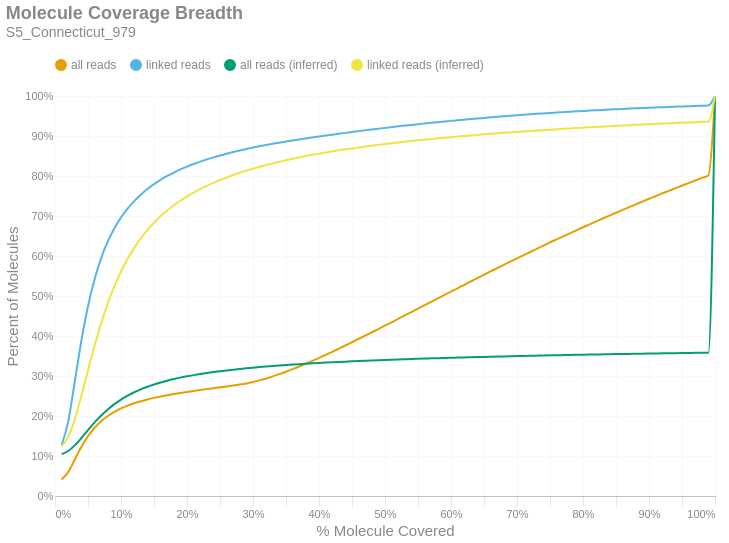

This figure's notebook cell:
### Markdown cell above
### Molecule Read Coverage
This chart shows molecule coverage breadth as computed by the number of bases aligned to that molecule. In other words, "*how much of each unique long molecule is actually sequenced/aligned?*" Keep in mind there is a distinction between sequences and alignments, since some sequences belonging to a particular molecule may not align well and wouldn't appear in the alignment data. This chart also shows molecule coverage breadth as computed by the *inferred fragment* from which the aligned sequences originate. Unlike read coverage, this calculation takes into account the total insert size, including unsequenced gaps between the forward and reverse reads. Like the previous figures, these are cumulative percents.

### Code cell
if SKIPLR:
    print_html(f"Skipped")
else:
    binned_df = consolidated_hist(valids['coverage_bp'], mask, 0.01, True)
    binned_df_inf = consolidated_hist(valids['coverage_inserts'], mask, 0.01, True)
    binned_df = binned_df.with_columns(pl.lit(binned_df_inf['all reads (cumsum)']).alias('all reads (inferred)'))
    binned_df = binned_df.with_columns(pl.lit(binned_df_inf['linked reads (cumsum)']).alias('linked reads (inferred)'))
    binned_df = binned_df.with_columns(
        (pl.col('bin').cast(pl.Float64) + 0.01).alias('right_edge')
    )

    with SafeRender(binned_df):
        (
            density_plot(binned_df, 'Molecule Coverage Breadth', samplename, 'molcov', ['all reads (inferred)','linked reads (inferred)'])
            .encode(
                #x=alt.X('bin:Q', title="% Molecule Covered").axis(format = '%').scale(padding=0),
                x=alt.X('right_edge:Q', title="% Molecule Covered").axis(format='%').scale(padding=0),
                y=alt.Y('value:Q', title='Percent of Molecules')
                    .axis(format='%')
                    .stack(False)
                    .scale(domainMin=0, padding=0),
                color=alt.Color("key:N").scale(domain = ["all reads", "linked reads", "all reads (inferred)", "linked reads (inferred)"]),
                tooltip = [
                    alt.Tooltip("key:N", title = "Data Type"),
                    alt.Tooltip("range_label:N", title="% Molecule Covered"),
                    alt.Tooltip("value:Q", format = ".2%", title="% Molecules")
                ]
            )
        ).display()

### Figure 1 — Vega-Lite specification as saved in the notebook (floating-point values rounded to 4 significant figures)
{"width": "container", "height": 400, "config": {"title": {"anchor": "start", "dy": -15, "fontSize": 18, "color": "#888888", "subtitleColor": "#888888", "subtitleFontSize": 14}, "arc": {"fill": "#0072B2"}, "axis": {"domainColor": "#888888", "domainWidth": 0.5, "gridWidth": 0.2, "grid": false, "titleFontWeight": 400, "titleFontSize": 15, "labelFontSize": 11, "labelColor": "#888888", "tickColor": "#888888", "tickWidth": 0.2, "titleColor": "#888888"}, "axisBand": {"grid": false}, "axisX": {"grid": true, "tickSize": 10, "domainCap": "round"}, "axisY": {"domain": false, "grid": true, "tickSize": 0, "domainCap": "round"}, "background": "transparent", "header": {"labelFontSize": 15, "labelColor": "#888888", "titleFontSize": 15, "titleFontWeight": 600, "titleColor": "#888888"}, "legend": {"labelFont": "sans-serif", "labelFontSize": 12, "labelColor": "#888888", "symbolSize": 100, "symbolType": "circle", "titleFontSize": 12, "titlePadding": 10, "titleColor": "#888888", "title": null, "orient": "top"}, "range": {"category": ["#E69F00", "#56B4E9", "#009E73", "#F0E442", "#0072B2", "#D55E00", "#CC79A7", "#000000"], "diverging": ["#cfe8f3", "#a2d4ec", "#73bfe2", "#46abdb", "#1696d2", "#12719e"]}, "area": {"fill": "#0072B2", "fillOpacity": 0.7, "line": true, "strokeOpacity": 0.7}, "line": {"color": "#0072B2", "stroke": "#0072B2", "strokeWidth": 2}, "trail": {"color": "#0072B2", "stroke": "#0072B2", "strokeWidth": 0, "size": 1}, "point": {"filled": true, "fillOpacity": 1.0, "size": 95}, "text": {"color": "#888888", "fontSize": 11, "align": "right", "fontWeight": 400, "size": 11}, "bar": {"fill": "#0072B2", "stroke": null}, "view": {"stroke": null, "continuousWidth": 660, "continuousHeight": 400}}, "data": {"name": "data-10ead8428408529310887fd28c2721ba"}, "mark": {"type": "line", "interpolate": "monotone", "point": {"opacity": 0, "size": 275}}, "encoding": {"color": {"field": "key", "scale": {"domain": ["all reads", "linked reads", "all reads (inferred)", "linked reads (inferred)"]}, "type": "nominal"}, "tooltip": [{"field": "key", "title": "Data Type", "type": "nominal"}, {"field": "range_label", "title": "% Molecule Covered", "type": "nominal"}, {"field": "value", "format": ".2%", "title": "% Molecules", "type": "quantitative"}], "x": {"axis": {"format": "%"}, "field": "right_edge", "scale": {"padding": 0}, "title": "% Molecule Covered", "type": "quantitative"}, "y": {"axis": {"format": "%"}, "field": "value", "scale": {"domainMin": 0, "padding": 0}, "stack": false, "title": "Percent of Molecules", "type": "quantitative"}}, "params": [{"name": "param_c36ac31b6afebe62", "select": {"type": "point", "fields": ["key"]}, "bind": "legend"}], "title": {"text": "Molecule Coverage Breadth", "subtitle": "S5_Connecticut_979"}, "transform": [{"fold": ["all reads (cumsum)", "linked reads (cumsum)", "all reads (inferred)", "linked reads (inferred)"]}, {"calculate": "replace(datum.key, ' (cumsum)', '')", "as": "key"}, {"filter": {"param": "param_c36ac31b6afebe62"}}], "usermeta": {"embedOptions": {"downloadFileName": "S5_Connecticut_979.molcov"}}, "$schema": "https://vega.github.io/schema/vega-lite/v6.1.0.json", "datasets": {"data-10ead8428408529310887fd28c2721ba": [{"bin": "0.0", "interval": "0.0-0.01", "all reads": 0.04117, "linked reads": 0.1274, "all reads (cumsum)": 0.04117, "linked reads (cumsum)": 0.1274, "range_label": "0.0-0.01", "all reads (inferred)": 0.1048, "linked reads (inferred)": 0.1242, "right_edge": 0.01}, {"bin": "0.01", "interval": "0.01-0.02", "all reads": 0.0186, "linked reads": 0.05843, "all reads (cumsum)": 0.05977, "linked reads (cumsum)": 0.1859, "range_label": "0.01-0.02", "all reads (inferred)": 0.1126, "linked reads (inferred)": 0.1479, "right_edge": 0.02}, {"bin": "0.02", "interval": "0.02-0.03", "all reads": 0.03143, "linked reads": 0.1005, "all reads (cumsum)": 0.09119, "linked reads (cumsum)": 0.2863, "range_label": "0.02-0.03", "all reads (inferred)": 0.1265, "linked reads (inferred)": 0.1916, "right_edge": 0.03}, {"bin": "0.03", "interval": "0.03-0.04", "all reads": 0.03177, "linked reads": 0.1021, "all reads (cumsum)": 0.123, "linked reads (cumsum)": 0.3884, "range_label": "0.03-0.04", "all reads (inferred)": 0.145, "linked reads (inferred)": 0.2507, "right_edge": 0.04}, {"bin": "0.04", "interval": "0.04-0.05", "all reads": 0.02669, "linked reads": 0.08591, "all reads (cumsum)": 0.1497, "linked reads (cumsum)": 0.4743, "range_label": "0.04-0.05", "all reads (inferred)": 0.1648, "linked reads (inferred)": 0.3144, "right_edge": 0.05}, {"bin": "0.05", "interval": "0.05-0.06", "all reads": 0.02102, "linked reads": 0.0676, "all reads (cumsum)": 0.1707, "linked reads (cumsum)": 0.5419, "range_label": "0.05-0.06", "all reads (inferred)": 0.1839, "linked reads (inferred)": 0.376, "right_edge": 0.06}, {"bin": "0.06", "interval": "0.06-0.07", "all reads": 0.01644, "linked reads": 0.05281, "all reads (cumsum)": 0.1871, "linked reads (cumsum)": 0.5947, "range_label": "0.06-0.07", "all reads (inferred)": 0.2012, "linked reads (inferred)": 0.4321, "right_edge": 0.07}, {"bin": "0.07", "interval": "0.07-0.08", "all reads": 0.01298, "linked reads": 0.04164, "all reads (cumsum)": 0.2001, "linked reads (cumsum)": 0.6364, "range_label": "0.07-0.08", "all reads (inferred)": 0.2165, "linked reads (inferred)": 0.4814, "right_edge": 0.08}, {"bin": "0.08", "interval": "0.08-0.09", "all reads": 0.01034, "linked reads": 0.03309, "all reads (cumsum)": 0.2104, "linked reads (cumsum)": 0.6694, "range_label": "0.08-0.09", "all reads (inferred)": 0.2298, "linked reads (inferred)": 0.5244, "right_edge": 0.09}, {"bin": "0.09", "interval": "0.09-0.1", "all reads": 0.008453, "linked reads": 0.02695, "all reads (cumsum)": 0.2189, "linked reads (cumsum)": 0.6964, "range_label": "0.09-0.1", "all reads (inferred)": 0.2411, "linked reads (inferred)": 0.5612, "right_edge": 0.1}, {"bin": "0.1", "interval": "0.1-0.11", "all reads": 0.007024, "linked reads": 0.02229, "all reads (cumsum)": 0.2259, "linked reads (cumsum)": 0.7187, "range_label": "0.1-0.11", "all reads (inferred)": 0.2509, "linked reads (inferred)": 0.5929, "right_edge": 0.11}, {"bin": "0.11", "interval": "0.11-0.12", "all reads": 0.005862, "linked reads": 0.01858, "all reads (cumsum)": 0.2318, "linked reads (cumsum)": 0.7373, "range_label": "0.11-0.12", "all reads (inferred)": 0.2594, "linked reads (inferred)": 0.6203, "right_edge": 0.12}, {"bin": "0.12", "interval": "0.12-0.13", "all reads": 0.005076, "linked reads": 0.01605, "all reads (cumsum)": 0.2368, "linked reads (cumsum)": 0.7533, "range_label": "0.12-0.13", "all reads (inferred)": 0.2668, "linked reads (inferred)": 0.6441, "right_edge": 0.13}, {"bin": "0.13", "interval": "0.13-0.14", "all reads": 0.004483, "linked reads": 0.01408, "all reads (cumsum)": 0.2413, "linked reads (cumsum)": 0.7674, "range_label": "0.13-0.14", "all reads (inferred)": 0.2731, "linked reads (inferred)": 0.6648, "right_edge": 0.14}, {"bin": "0.14", "interval": "0.14-0.15", "all reads": 0.003922, "linked reads": 0.01221, "all reads (cumsum)": 0.2453, "linked reads (cumsum)": 0.7796, "range_label": "0.14-0.15", "all reads (inferred)": 0.2788, "linked reads (inferred)": 0.6831, "right_edge": 0.15}, {"bin": "0.15", "interval": "0.15-0.16", "all reads": 0.003528, "linked reads": 0.01087, "all reads (cumsum)": 0.2488, "linked reads (cumsum)": 0.7905, "range_label": "0.15-0.16", "all reads (inferred)": 0.2839, "linked reads (inferred)": 0.6994, "right_edge": 0.16}, {"bin": "0.16", "interval": "0.16-0.17", "all reads": 0.00317, "linked reads": 0.009582, "all reads (cumsum)": 0.252, "linked reads (cumsum)": 0.8001, "range_label": "0.16-0.17", "all reads (inferred)": 0.2883, "linked reads (inferred)": 0.7138, "right_edge": 0.17}, {"bin": "0.17", "interval": "0.17-0.18", "all reads": 0.002927, "linked reads": 0.008622, "all reads (cumsum)": 0.2549, "linked reads (cumsum)": 0.8087, "range_label": "0.17-0.18", "all reads (inferred)": 0.2923, "linked reads (inferred)": 0.7267, "right_edge": 0.18}, {"bin": "0.18", "interval": "0.18-0.19", "all reads": 0.002709, "linked reads": 0.007712, "all reads (cumsum)": 0.2576, "linked reads (cumsum)": 0.8164, "range_label": "0.18-0.19", "all reads (inferred)": 0.2959, "linked reads (inferred)": 0.7383, "right_edge": 0.19}, {"bin": "0.19", "interval": "0.19-0.2", "all reads": 0.002601, "linked reads": 0.007182, "all reads (cumsum)": 0.2602, "linked reads (cumsum)": 0.8236, "range_label": "0.19-0.2", "all reads (inferred)": 0.2992, "linked reads (inferred)": 0.7489, "right_edge": 0.2}, {"bin": "0.2", "interval": "0.2-0.21", "all reads": 0.002443, "linked reads": 0.00648, "all reads (cumsum)": 0.2626, "linked reads (cumsum)": 0.8301, "range_label": "0.2-0.21", "all reads (inferred)": 0.3022, "linked reads (inferred)": 0.7585, "right_edge": 0.21}, {"bin": "0.21", "interval": "0.21-0.22", "all reads": 0.002362, "linked reads": 0.005964, "all reads (cumsum)": 0.265, "linked reads (cumsum)": 0.836, "range_label": "0.21-0.22", "all reads (inferred)": 0.3049, "linked reads (inferred)": 0.7673, "right_edge": 0.22}, {"bin": "0.22", "interval": "0.22-0.23", "all reads": 0.002273, "linked reads": 0.005487, "all reads (cumsum)": 0.2673, "linked reads (cumsum)": 0.8415, "range_label": "0.22-0.23", "all reads (inferred)": 0.3075, "linked reads (inferred)": 0.7754, "right_edge": 0.23}, {"bin": "0.23", "interval": "0.23-0.24", "all reads": 0.0022, "linked reads": 0.005096, "all reads (cumsum)": 0.2695, "linked reads (cumsum)": 0.8466, "range_label": "0.23-0.24", "all reads (inferred)": 0.3098, "linked reads (inferred)": 0.7829, "right_edge": 0.24}, {"bin": "0.24", "interval": "0.24-0.25", "all reads": 0.002182, "linked reads": 0.00477, "all reads (cumsum)": 0.2716, "linked reads (cumsum)": 0.8514, "range_label": "0.24-0.25", "all reads (inferred)": 0.312, "linked reads (inferred)": 0.7899, "right_edge": 0.25}, {"bin": "0.25", "interval": "0.25-0.26", "all reads": 0.002159, "linked reads": 0.004421, "all reads (cumsum)": 0.2738, "linked reads (cumsum)": 0.8558, "range_label": "0.25-0.26", "all reads (inferred)": 0.314, "linked reads (inferred)": 0.7963, "right_edge": 0.26}, {"bin": "0.26", "interval": "0.26-0.27", "all reads": 0.002211, "linked reads": 0.00416, "all reads (cumsum)": 0.276, "linked reads (cumsum)": 0.86, "range_label": "0.26-0.27", "all reads (inferred)": 0.3159, "linked reads (inferred)": 0.8024, "right_edge": 0.27}, {"bin": "0.27", "interval": "0.27-0.28", "all reads": 0.002466, "linked reads": 0.003978, "all reads (cumsum)": 0.2785, "linked reads (cumsum)": 0.8639, "range_label": "0.27-0.28", "all reads (inferred)": 0.3176, "linked reads (inferred)": 0.8082, "right_edge": 0.28}, {"bin": "0.28", "interval": "0.28-0.29", "all reads": 0.002922, "linked reads": 0.003674, "all reads (cumsum)": 0.2814, "linked reads (cumsum)": 0.8676, "range_label": "0.28-0.29", "all reads (inferred)": 0.3193, "linked reads (inferred)": 0.8134, "right_edge": 0.29}, {"bin": "0.29", "interval": "0.29-0.3", "all reads": 0.003589, "linked reads": 0.003474, "all reads (cumsum)": 0.285, "linked reads (cumsum)": 0.8711, "range_label": "0.29-0.3", "all reads (inferred)": 0.3208, "linked reads (inferred)": 0.8183, "right_edge": 0.3}, {"bin": "0.3", "interval": "0.3-0.31", "all reads": 0.004151, "linked reads": 0.003287, "all reads (cumsum)": 0.2891, "linked reads (cumsum)": 0.8744, "range_label": "0.3-0.31", "all reads (inferred)": 0.3223, "linked reads (inferred)": 0.823, "right_edge": 0.31}, {"bin": "0.31", "interval": "0.31-0.32", "all reads": 0.004718, "linked reads": 0.003055, "all reads (cumsum)": 0.2939, "linked reads (cumsum)": 0.8774, "range_label": "0.31-0.32", "all reads (inferred)": 0.3237, "linked reads (inferred)": 0.8274, "right_edge": 0.32}, {"bin": "0.32", "interval": "0.32-0.33", "all reads": 0.005244, "linked reads": 0.003014, "all reads (cumsum)": 0.2991, "linked reads (cumsum)": 0.8804, "range_label": "0.32-0.33", "all reads (inferred)": 0.325, "linked reads (inferred)": 0.8316, "right_edge": 0.33}, {"bin": "0.33", "interval": "0.33-0.34", "all reads": 0.005581, "linked reads": 0.002876, "all reads (cumsum)": 0.3047, "linked reads (cumsum)": 0.8833, "range_label": "0.33-0.34", "all reads (inferred)": 0.3262, "linked reads (inferred)": 0.8356, "right_edge": 0.34}, {"bin": "0.34", "interval": "0.34-0.35", "all reads": 0.006002, "linked reads": 0.002826, "all reads (cumsum)": 0.3107, "linked reads (cumsum)": 0.8861, "range_label": "0.34-0.35", "all reads (inferred)": 0.3274, "linked reads (inferred)": 0.8394, "right_edge": 0.35}, {"bin": "0.35", "interval": "0.35-0.36", "all reads": 0.006332, "linked reads": 0.00265, "all reads (cumsum)": 0.317, "linked reads (cumsum)": 0.8888, "range_label": "0.35-0.36", "all reads (inferred)": 0.3286, "linked reads (inferred)": 0.8431, "right_edge": 0.36}, {"bin": "0.36", "interval": "0.36-0.37", "all reads": 0.006683, "linked reads": 0.002606, "all reads (cumsum)": 0.3237, "linked reads (cumsum)": 0.8914, "range_label": "0.36-0.37", "all reads (inferred)": 0.3296, "linked reads (inferred)": 0.8465, "right_edge": 0.37}, {"bin": "0.37", "interval": "0.37-0.38", "all reads": 0.006992, "linked reads": 0.002601, "all reads (cumsum)": 0.3307, "linked reads (cumsum)": 0.894, "range_label": "0.37-0.38", "all reads (inferred)": 0.3307, "linked reads (inferred)": 0.8498, "right_edge": 0.38}, {"bin": "0.38", "interval": "0.38-0.39", "all reads": 0.007121, "linked reads": 0.002405, "all reads (cumsum)": 0.3378, "linked reads (cumsum)": 0.8964, "range_label": "0.38-0.39", "all reads (inferred)": 0.3316, "linked reads (inferred)": 0.8529, "right_edge": 0.39}, {"bin": "0.39", "interval": "0.39-0.4", "all reads": 0.007509, "linked reads": 0.002438, "all reads (cumsum)": 0.3453, "linked reads (cumsum)": 0.8988, "range_label": "0.39-0.4", "all reads (inferred)": 0.3326, "linked reads (inferred)": 0.8559, "right_edge": 0.4}, {"bin": "0.4", "interval": "0.4-0.41", "all reads": 0.007436, "linked reads": 0.0023, "all reads (cumsum)": 0.3528, "linked reads (cumsum)": 0.9011, "range_label": "0.4-0.41", "all reads (inferred)": 0.3335, "linked reads (inferred)": 0.8587, "right_edge": 0.41}, {"bin": "0.41", "interval": "0.41-0.42", "all reads": 0.007678, "linked reads": 0.002253, "all reads (cumsum)": 0.3604, "linked reads (cumsum)": 0.9034, "range_label": "0.41-0.42", "all reads (inferred)": 0.3343, "linked reads (inferred)": 0.8615, "right_edge": 0.42}, {"bin": "0.42", "interval": "0.42-0.43", "all reads": 0.007883, "linked reads": 0.002225, "all reads (cumsum)": 0.3683, "linked reads (cumsum)": 0.9056, "range_label": "0.42-0.43", "all reads (inferred)": 0.3351, "linked reads (inferred)": 0.8641, "right_edge": 0.43}, {"bin": "0.43", "interval": "0.43-0.44", "all reads": 0.007948, "linked reads": 0.002195, "all reads (cumsum)": 0.3763, "linked reads (cumsum)": 0.9078, "range_label": "0.43-0.44", "all reads (inferred)": 0.3359, "linked reads (inferred)": 0.8666, "right_edge": 0.44}, {"bin": "0.44", "interval": "0.44-0.45", "all reads": 0.008147, "linked reads": 0.002152, "all reads (cumsum)": 0.3844, "linked reads (cumsum)": 0.91, "range_label": "0.44-0.45", "all reads (inferred)": 0.3367, "linked reads (inferred)": 0.869, "right_edge": 0.45}, {"bin": "0.45", "interval": "0.45-0.46", "all reads": 0.008184, "linked reads": 0.0022, "all reads (cumsum)": 0.3926, "linked reads (cumsum)": 0.9122, "range_label": "0.45-0.46", "all reads (inferred)": 0.3374, "linked reads (inferred)": 0.8714, "right_edge": 0.46}, {"bin": "0.46", "interval": "0.46-0.47", "all reads": 0.008227, "linked reads": 0.002126, "all reads (cumsum)": 0.4008, "linked reads (cumsum)": 0.9143, "range_label": "0.46-0.47", "all reads (inferred)": 0.3381, "linked reads (inferred)": 0.8736, "right_edge": 0.47}, {"bin": "0.47", "interval": "0.47-0.48", "all reads": 0.008387, "linked reads": 0.002049, "all reads (cumsum)": 0.4092, "linked reads (cumsum)": 0.9163, "range_label": "0.47-0.48", "all reads (inferred)": 0.3388, "linked reads (inferred)": 0.8758, "right_edge": 0.48}, {"bin": "0.48", "interval": "0.48-0.49", "all reads": 0.008095, "linked reads": 0.001988, "all reads (cumsum)": 0.4173, "linked reads (cumsum)": 0.9183, "range_label": "0.48-0.49", "all reads (inferred)": 0.3395, "linked reads (inferred)": 0.8779, "right_edge": 0.49}, {"bin": "0.49", "interval": "0.49-0.5", "all reads": 0.009094, "linked reads": 0.001999, "all reads (cumsum)": 0.4264, "linked reads (cumsum)": 0.9203, "range_label": "0.49-0.5", "all reads (inferred)": 0.3401, "linked reads (inferred)": 0.8799, "right_edge": 0.5}, {"bin": "0.5", "interval": "0.5-0.51", "all reads": 0.007778, "linked reads": 0.001857, "all reads (cumsum)": 0.4342, "linked reads (cumsum)": 0.9222, "range_label": "0.5-0.51", "all reads (inferred)": 0.3407, "linked reads (inferred)": 0.8819, "right_edge": 0.51}, {"bin": "0.51", "interval": "0.51-0.52", "all reads": 0.008808, "linked reads": 0.001921, "all reads (cumsum)": 0.443, "linked reads (cumsum)": 0.9241, "range_label": "0.51-0.52", "all reads (inferred)": 0.3413, "linked reads (inferred)": 0.8838, "right_edge": 0.52}, {"bin": "0.52", "interval": "0.52-0.53", "all reads": 0.008383, "linked reads": 0.001853, "all reads (cumsum)": 0.4514, "linked reads (cumsum)": 0.926, "range_label": "0.52-0.53", "all reads (inferred)": 0.3419, "linked reads (inferred)": 0.8856, "right_edge": 0.53}, {"bin": "0.53", "interval": "0.53-0.54", "all reads": 0.008583, "linked reads": 0.00182, "all reads (cumsum)": 0.46, "linked reads (cumsum)": 0.9278, "range_label": "0.53-0.54", "all reads (inferred)": 0.3425, "linked reads (inferred)": 0.8874, "right_edge": 0.54}, {"bin": "0.54", "interval": "0.54-0.55", "all reads": 0.008417, "linked reads": 0.001715, "all reads (cumsum)": 0.4684, "linked reads (cumsum)": 0.9295, "range_label": "0.54-0.55", "all reads (inferred)": 0.343, "linked reads (inferred)": 0.8891, "right_edge": 0.55}, {"bin": "0.55", "interval": "0.55-0.56", "all reads": 0.008636, "linked reads": 0.001738, "all reads (cumsum)": 0.477, "linked reads (cumsum)": 0.9312, "range_label": "0.55-0.56", "all reads (inferred)": 0.3436, "linked reads (inferred)": 0.8908, "right_edge": 0.56}, {"bin": "0.56", "interval": "0.56-0.57", "all reads": 0.008544, "linked reads": 0.001706, "all reads (cumsum)": 0.4856, "linked reads (cumsum)": 0.9329, "range_label": "0.56-0.57", "all reads (inferred)": 0.3441, "linked reads (inferred)": 0.8925, "right_edge": 0.57}, {"bin": "0.57", "interval": "0.57-0.58", "all reads": 0.008395, "linked reads": 0.001644, "all reads (cumsum)": 0.4939, "linked reads (cumsum)": 0.9346, "range_label": "0.57-0.58", "all reads (inferred)": 0.3446, "linked reads (inferred)": 0.8941, "right_edge": 0.58}, {"bin": "0.58", "interval": "0.58-0.59", "all reads": 0.008539, "linked reads": 0.001637, "all reads (cumsum)": 0.5025, "linked reads (cumsum)": 0.9362, "range_label": "0.58-0.59", "all reads (inferred)": 0.3451, "linked reads (inferred)": 0.8956, "right_edge": 0.59}, {"bin": "0.59", "interval": "0.59-0.6", "all reads": 0.008611, "linked reads": 0.001602, "all reads (cumsum)": 0.5111, "linked reads (cumsum)": 0.9378, "range_label": "0.59-0.6", "all reads (inferred)": 0.3456, "linked reads (inferred)": 0.8971, "right_edge": 0.6}, {"bin": "0.6", "interval": "0.6-0.61", "all reads": 0.008202, "linked reads": 0.001523, "all reads (cumsum)": 0.5193, "linked reads (cumsum)": 0.9393, "range_label": "0.6-0.61", "all reads (inferred)": 0.346, "linked reads (inferred)": 0.8985, "right_edge": 0.61}, {"bin": "0.61", "interval": "0.61-0.62", "all reads": 0.008609, "linked reads": 0.001515, "all reads (cumsum)": 0.5279, "linked reads (cumsum)": 0.9409, "range_label": "0.61-0.62", "all reads (inferred)": 0.3465, "linked reads (inferred)": 0.9, "right_edge": 0.62}, {"bin": "0.62", "interval": "0.62-0.63", "all reads": 0.008373, "linked reads": 0.001424, "all reads (cumsum)": 0.5363, "linked reads (cumsum)": 0.9423, "range_label": "0.62-0.63", "all reads (inferred)": 0.3469, "linked reads (inferred)": 0.9014, "right_edge": 0.63}, {"bin": "0.63", "interval": "0.63-0.64", "all reads": 0.008401, "linked reads": 0.001469, "all reads (cumsum)": 0.5447, "linked reads (cumsum)": 0.9437, "range_label": "0.63-0.64", "all reads (inferred)": 0.3474, "linked reads (inferred)": 0.9028, "right_edge": 0.64}, {"bin": "0.64", "interval": "0.64-0.65", "all reads": 0.008255, "linked reads": 0.00143, "all reads (cumsum)": 0.5529, "linked reads (cumsum)": 0.9452, "range_label": "0.64-0.65", "all reads (inferred)": 0.3478, "linked reads (inferred)": 0.9041, "right_edge": 0.65}, {"bin": "0.65", "interval": "0.65-0.66", "all reads": 0.008558, "linked reads": 0.001457, "all reads (cumsum)": 0.5615, "linked reads (cumsum)": 0.9466, "range_label": "0.65-0.66", "all reads (inferred)": 0.3482, "linked reads (inferred)": 0.9054, "right_edge": 0.66}, {"bin": "0.66", "interval": "0.66-0.67", "all reads": 0.008097, "linked reads": 0.001296, "all reads (cumsum)": 0.5696, "linked reads (cumsum)": 0.9479, "range_label": "0.66-0.67", "all reads (inferred)": 0.3486, "linked reads (inferred)": 0.9066, "right_edge": 0.67}, {"bin": "0.67", "interval": "0.67-0.68", "all reads": 0.008234, "linked reads": 0.00133, "all reads (cumsum)": 0.5778, "linked reads (cumsum)": 0.9493, "range_label": "0.67-0.68", "all reads (inferred)": 0.349, "linked reads (inferred)": 0.9079, "right_edge": 0.68}, {"bin": "0.68", "interval": "0.68-0.69", "all reads": 0.008035, "linked reads": 0.001289, "all reads (cumsum)": 0.5859, "linked reads (cumsum)": 0.9506, "range_label": "0.68-0.69", "all reads (inferred)": 0.3494, "linked reads (inferred)": 0.909, "right_edge": 0.69}, {"bin": "0.69", "interval": "0.69-0.7", "all reads": 0.008196, "linked reads": 0.001273, "all reads (cumsum)": 0.5941, "linked reads (cumsum)": 0.9518, "range_label": "0.69-0.7", "all reads (inferred)": 0.3498, "linked reads (inferred)": 0.9102, "right_edge": 0.7}, {"bin": "0.7", "interval": "0.7-0.71", "all reads": 0.007973, "linked reads": 0.001241, "all reads (cumsum)": 0.602, "linked reads (cumsum)": 0.9531, "range_label": "0.7-0.71", "all reads (inferred)": 0.3501, "linked reads (inferred)": 0.9114, "right_edge": 0.71}, {"bin": "0.71", "interval": "0.71-0.72", "all reads": 0.00792, "linked reads": 0.00118, "all reads (cumsum)": 0.61, "linked reads (cumsum)": 0.9542, "range_label": "0.71-0.72", "all reads (inferred)": 0.3505, "linked reads (inferred)": 0.9125, "right_edge": 0.72}, {"bin": "0.72", "interval": "0.72-0.73", "all reads": 0.00804, "linked reads": 0.001142, "all reads (cumsum)": 0.618, "linked reads (cumsum)": 0.9554, "range_label": "0.72-0.73", "all reads (inferred)": 0.3509, "linked reads (inferred)": 0.9136, "right_edge": 0.73}, {"bin": "0.73", "interval": "0.73-0.74", "all reads": 0.007787, "linked reads": 0.001101, "all reads (cumsum)": 0.6258, "linked reads (cumsum)": 0.9565, "range_label": "0.73-0.74", "all reads (inferred)": 0.3512, "linked reads (inferred)": 0.9147, "right_edge": 0.74}, {"bin": "0.74", "interval": "0.74-0.75", "all reads": 0.008177, "linked reads": 0.001136, "all reads (cumsum)": 0.634, "linked reads (cumsum)": 0.9576, "range_label": "0.74-0.75", "all reads (inferred)": 0.3516, "linked reads (inferred)": 0.9158, "right_edge": 0.75}, {"bin": "0.75", "interval": "0.75-0.76", "all reads": 0.007505, "linked reads": 0.001034, "all reads (cumsum)": 0.6415, "linked reads (cumsum)": 0.9587, "range_label": "0.75-0.76", "all reads (inferred)": 0.3519, "linked reads (inferred)": 0.9168, "right_edge": 0.76}, {"bin": "0.76", "interval": "0.76-0.77", "all reads": 0.007588, "linked reads": 0.001026, "all reads (cumsum)": 0.649, "linked reads (cumsum)": 0.9597, "range_label": "0.76-0.77", "all reads (inferred)": 0.3522, "linked reads (inferred)": 0.9179, "right_edge": 0.77}, {"bin": "0.77", "interval": "0.77-0.78", "all reads": 0.007595, "linked reads": 0.001021, "all reads (cumsum)": 0.6566, "linked reads (cumsum)": 0.9607, "range_label": "0.77-0.78", "all reads (inferred)": 0.3526, "linked reads (inferred)": 0.9189, "right_edge": 0.78}, {"bin": "0.78", "interval": "0.78-0.79", "all reads": 0.007486, "linked reads": 0.0009799, "all reads (cumsum)": 0.6641, "linked reads (cumsum)": 0.9617, "range_label": "0.78-0.79", "all reads (inferred)": 0.3529, "linked reads (inferred)": 0.9198, "right_edge": 0.79}, {"bin": "0.79", "interval": "0.79-0.8", "all reads": 0.007818, "linked reads": 0.0009989, "all reads (cumsum)": 0.6719, "linked reads (cumsum)": 0.9627, "range_label": "0.79-0.8", "all reads (inferred)": 0.3532, "linked reads (inferred)": 0.9208, "right_edge": 0.8}, {"bin": "0.8", "interval": "0.8-0.81", "all reads": 0.007144, "linked reads": 0.0008823, "all reads (cumsum)": 0.6791, "linked reads (cumsum)": 0.9636, "range_label": "0.8-0.81", "all reads (inferred)": 0.3535, "linked reads (inferred)": 0.9218, "right_edge": 0.81}, {"bin": "0.81", "interval": "0.81-0.82", "all reads": 0.007293, "linked reads": 0.000873, "all reads (cumsum)": 0.6864, "linked reads (cumsum)": 0.9644, "range_label": "0.81-0.82", "all reads (inferred)": 0.3538, "linked reads (inferred)": 0.9227, "right_edge": 0.82}, {"bin": "0.82", "interval": "0.82-0.83", "all reads": 0.007425, "linked reads": 0.0008655, "all reads (cumsum)": 0.6938, "linked reads (cumsum)": 0.9653, "range_label": "0.82-0.83", "all reads (inferred)": 0.3541, "linked reads (inferred)": 0.9236, "right_edge": 0.83}, {"bin": "0.83", "interval": "0.83-0.84", "all reads": 0.007194, "linked reads": 0.0008187, "all reads (cumsum)": 0.701, "linked reads (cumsum)": 0.9661, "range_label": "0.83-0.84", "all reads (inferred)": 0.3544, "linked reads (inferred)": 0.9246, "right_edge": 0.84}, {"bin": "0.84", "interval": "0.84-0.85", "all reads": 0.007053, "linked reads": 0.0008302, "all reads (cumsum)": 0.7081, "linked reads (cumsum)": 0.967, "range_label": "0.84-0.85", "all reads (inferred)": 0.3547, "linked reads (inferred)": 0.9254, "right_edge": 0.85}, {"bin": "0.85", "interval": "0.85-0.86", "all reads": 0.007115, "linked reads": 0.0008151, "all reads (cumsum)": 0.7152, "linked reads (cumsum)": 0.9678, "range_label": "0.85-0.86", "all reads (inferred)": 0.355, "linked reads (inferred)": 0.9263, "right_edge": 0.86}, {"bin": "0.86", "interval": "0.86-0.87", "all reads": 0.00697, "linked reads": 0.0007391, "all reads (cumsum)": 0.7221, "linked reads (cumsum)": 0.9685, "range_label": "0.86-0.87", "all reads (inferred)": 0.3553, "linked reads (inferred)": 0.9272, "right_edge": 0.87}, {"bin": "0.87", "interval": "0.87-0.88", "all reads": 0.007044, "linked reads": 0.0007502, "all reads (cumsum)": 0.7292, "linked reads (cumsum)": 0.9693, "range_label": "0.87-0.88", "all reads (inferred)": 0.3556, "linked reads (inferred)": 0.928, "right_edge": 0.88}, {"bin": "0.88", "interval": "0.88-0.89", "all reads": 0.006877, "linked reads": 0.0007237, "all reads (cumsum)": 0.7361, "linked reads (cumsum)": 0.97, "range_label": "0.88-0.89", "all reads (inferred)": 0.3558, "linked reads (inferred)": 0.9288, "right_edge": 0.89}, {"bin": "0.89", "interval": "0.89-0.9", "all reads": 0.006941, "linked reads": 0.0006905, "all reads (cumsum)": 0.743, "linked reads (cumsum)": 0.9707, "range_label": "0.89-0.9", "all reads (inferred)": 0.3561, "linked reads (inferred)": 0.9296, "right_edge": 0.9}, {"bin": "0.9", "interval": "0.9-0.91", "all reads": 0.006432, "linked reads": 0.0006755, "all reads (cumsum)": 0.7494, "linked reads (cumsum)": 0.9713, "range_label": "0.9-0.91", "all reads (inferred)": 0.3564, "linked reads (inferred)": 0.9303, "right_edge": 0.91}, {"bin": "0.91", "interval": "0.91-0.92", "all reads": 0.007227, "linked reads": 0.0006852, "all reads (cumsum)": 0.7567, "linked reads (cumsum)": 0.972, "range_label": "0.91-0.92", "all reads (inferred)": 0.3566, "linked reads (inferred)": 0.9311, "right_edge": 0.92}, {"bin": "0.92", "interval": "0.92-0.93", "all reads": 0.006084, "linked reads": 0.0006596, "all reads (cumsum)": 0.7627, "linked reads (cumsum)": 0.9727, "range_label": "0.92-0.93", "all reads (inferred)": 0.3569, "linked reads (inferred)": 0.9318, "right_edge": 0.93}, {"bin": "0.93", "interval": "0.93-0.94", "all reads": 0.006631, "linked reads": 0.0006296, "all reads (cumsum)": 0.7694, "linked reads (cumsum)": 0.9733, "range_label": "0.93-0.94", "all reads (inferred)": 0.3571, "linked reads (inferred)": 0.9326, "right_edge": 0.94}, {"bin": "0.94", "interval": "0.94-0.95", "all reads": 0.006951, "linked reads": 0.0006123, "all reads (cumsum)": 0.7763, "linked reads (cumsum)": 0.9739, "range_label": "0.94-0.95", "all reads (inferred)": 0.3573, "linked reads (inferred)": 0.9333, "right_edge": 0.95}, {"bin": "0.95", "interval": "0.95-0.96", "all reads": 0.005715, "linked reads": 0.0006009, "all reads (cumsum)": 0.782, "linked reads (cumsum)": 0.9745, "range_label": "0.95-0.96", "all reads (inferred)": 0.3576, "linked reads (inferred)": 0.934, "right_edge": 0.96}, {"bin": "0.96", "interval": "0.96-0.97", "all reads": 0.006605, "linked reads": 0.0005682, "all reads (cumsum)": 0.7886, "linked reads (cumsum)": 0.9751, "range_label": "0.96-0.97", "all reads (inferred)": 0.3578, "linked reads (inferred)": 0.9347, "right_edge": 0.97}, {"bin": "0.97", "interval": "0.97-0.98", "all reads": 0.006631, "linked reads": 0.0005191, "all reads (cumsum)": 0.7953, "linked reads (cumsum)": 0.9756, "range_label": "0.97-0.98", "all reads (inferred)": 0.3581, "linked reads (inferred)": 0.9354, "right_edge": 0.98}, {"bin": "0.98", "interval": "0.98-0.99", "all reads": 0.006054, "linked reads": 0.0005443, "all reads (cumsum)": 0.8013, "linked reads (cumsum)": 0.9762, "range_label": "0.98-0.99", "all reads (inferred)": 0.3584, "linked reads (inferred)": 0.9361, "right_edge": 0.99}, {"bin": "0.99", "interval": "0.99-1.0", "all reads": 0.1987, "linked reads": 0.02383, "all reads (cumsum)": 1.0, "linked reads (cumsum)": 1.0, "range_label": "0.99-1.0", "all reads (inferred)": 1.0, "linked reads (inferred)": 1.0, "right_edge": 1.0}]}}
